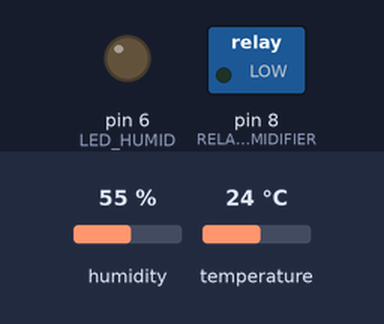
A sketch run on a simulated Arduino Uno, built with avr-gcc and run on an emulated ATmega328P. Shown: switched loads named in the sketch (green lamp = pin HIGH), output pins drawn as LEDs (lit = HIGH). The test bench sets the inputs (shaded band); at power-on: humidity 55 %, temperature 24 °C. What the sketch prints to the serial monitor is not drawn.

Above: at 1.2 s.
1.3 s: humidity set to 53 %
At 3.3 s:
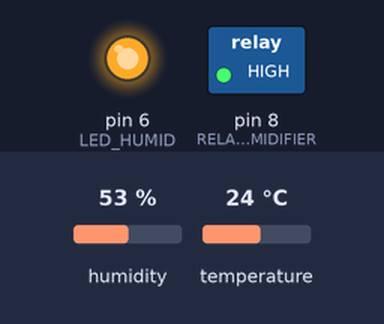
9.8 s: humidity set to 72 %
At 13.2 s:
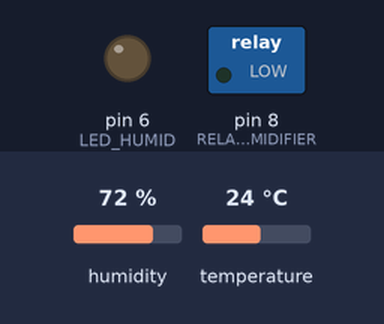
14.0 s: humidity set to 69 %
17.0 s: humidity set to 22 %
At 19.2 s:
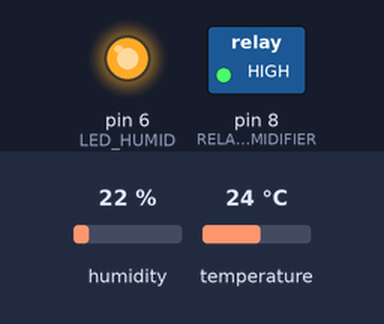
Timing chart, 0 to 20.7 s (numbered marks = the images above; inputs shaded):
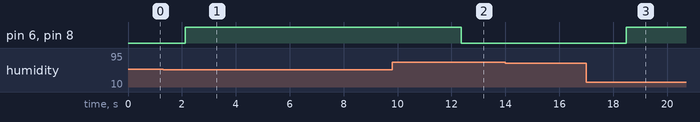

Measured:
- the behaviour switches between 55 and 54 % on humidity (found by bisection; images 0 and 1)
- after the input at 1.3 s, pin 6 (LED_HUMID), pin 8 (RELAY_HUMIDIFIER): LOW → HIGH after 0.82 s
- after the input at 9.8 s, pin 6 (LED_HUMID), pin 8 (RELAY_HUMIDIFIER): HIGH → LOW after 2.6 s
- after the input at 14.0 s, every drawn part: stays the same
- after the input at 17.0 s, pin 6 (LED_HUMID), pin 8 (RELAY_HUMIDIFIER): LOW → HIGH after 1.5 s

The sketch:

04_humidity_humidifier.ino
```cpp
/*
 * 第二組：溫溼度控制組
 * 範例 4：濕度控制霧化器（含遲滯控制）
 *
 * 學習重點：
 * - 根據濕度判斷啟動霧化器
 * - 遲滯控制避免頻繁開關
 * - 最小運轉時間保護
 */

#include <DHT.h>

#define DHT_PIN 2
#define DHT_TYPE DHT11
#define RELAY_HUMIDIFIER 8
#define LED_HUMID 6

// 濕度門檻設定（遲滯控制）
#define HUMIDITY_LOW 55.0   // 低於此值開啟霧化器
#define HUMIDITY_HIGH 70.0  // 高於此值關閉霧化器

// 最小運轉時間（毫秒）
#define MIN_RUN_TIME 10000  // 開啟後至少運轉 10 秒

// 繼電器觸發方式
#define RELAY_ACTIVE_HIGH true

DHT dht(DHT_PIN, DHT_TYPE);
bool humidifierStatus = false;
unsigned long startTime = 0;  // 開啟時間記錄

void setup() {
  pinMode(RELAY_HUMIDIFIER, OUTPUT);
  pinMode(LED_HUMID, OUTPUT);

  relayOff(RELAY_HUMIDIFIER);
  digitalWrite(LED_HUMID, LOW);

  dht.begin();

  Serial.begin(9600);
  Serial.println("=== 濕度控制霧化器系統 ===");
  Serial.println();
  Serial.print("低濕度門檻: ");
  Serial.print(HUMIDITY_LOW);
  Serial.println(" % (開啟霧化器)");
  Serial.print("高濕度門檻: ");
  Serial.print(HUMIDITY_HIGH);
  Serial.println(" % (關閉霧化器)");
  Serial.print("最小運轉時間: ");
  Serial.print(MIN_RUN_TIME / 1000);
  Serial.println(" 秒");
  Serial.println();
}

void loop() {
  delay(2000);

  // 讀取濕度
  float humidity = dht.readHumidity();

  if (isnan(humidity)) {
    Serial.println("錯誤：無法讀取濕度！");
    return;
  }

  // 計算運轉時間
  unsigned long runTime = 0;
  if (humidifierStatus) {
    runTime = millis() - startTime;
  }

  // 控制邏輯（含遲滯）
  if (!humidifierStatus && humidity < HUMIDITY_LOW) {
    // 濕度過低，開啟霧化器
    Serial.println(">>> 濕度過低！啟動霧化器 <<<");
    relayOn(RELAY_HUMIDIFIER);
    digitalWrite(LED_HUMID, HIGH);
    humidifierStatus = true;
    startTime = millis();

  } else if (humidifierStatus && humidity > HUMIDITY_HIGH) {
    // 濕度足夠，檢查是否達到最小運轉時間
    if (runTime >= MIN_RUN_TIME) {
      Serial.println(">>> 濕度恢復正常，關閉霧化器 <<<");
      relayOff(RELAY_HUMIDIFIER);
      digitalWrite(LED_HUMID, LOW);
      humidifierStatus = false;
    } else {
      Serial.print("(等待最小運轉時間，剩餘 ");
      Serial.print((MIN_RUN_TIME - runTime) / 1000);
      Serial.println(" 秒)");
    }
  }

  // 顯示狀態
  Serial.print("濕度: ");
  Serial.print(humidity, 1);
  Serial.print(" % | 範圍: ");
  Serial.print(HUMIDITY_LOW);
  Serial.print("-");
  Serial.print(HUMIDITY_HIGH);
  Serial.print(" % | 霧化器: ");
  Serial.print(humidifierStatus ? "ON" : "OFF");

  if (humidifierStatus) {
    Serial.print(" (已運轉 ");
    Serial.print(runTime / 1000);
    Serial.print(" 秒)");
  }
  Serial.println();
}

void relayOn(int pin) {
  digitalWrite(pin, RELAY_ACTIVE_HIGH ? HIGH : LOW);
}

void relayOff(int pin) {
  digitalWrite(pin, RELAY_ACTIVE_HIGH ? LOW : HIGH);
}

/*
 * 知識補充：
 *
 * 遲滯控制（Hysteresis）的好處：
 * 1. 避免設備頻繁開關（顫振）
 * 2. 延長設備壽命
 * 3. 節省能源
 * 4. 控制更穩定
 *
 * 遲滯區間示意：
 *
 *   濕度 ↑
 *   100% ─────────────────────
 *
 *    70% ═════════════════════  ← 關閉門檻
 *         ↑ 遲滯區間 (55-70%)
 *    55% ═════════════════════  ← 開啟門檻
 *
 *     0% ─────────────────────
 *
 * 當濕度在 55-70% 之間時，保持目前狀態不變
 *
 * 最小運轉時間的目的：
 * - 保護壓縮機、馬達等設備
 * - 避免啟動電流造成的損耗
 * - 讓控制效果更明顯
 *
 * 練習題：
 * 1. 調整遲滯區間，觀察控制效果
 * 2. 加入「冷卻時間」（關閉後等待一段時間才能再開）
 * 3. 用 LED 亮度表示目前濕度（PWM）
 */
```
